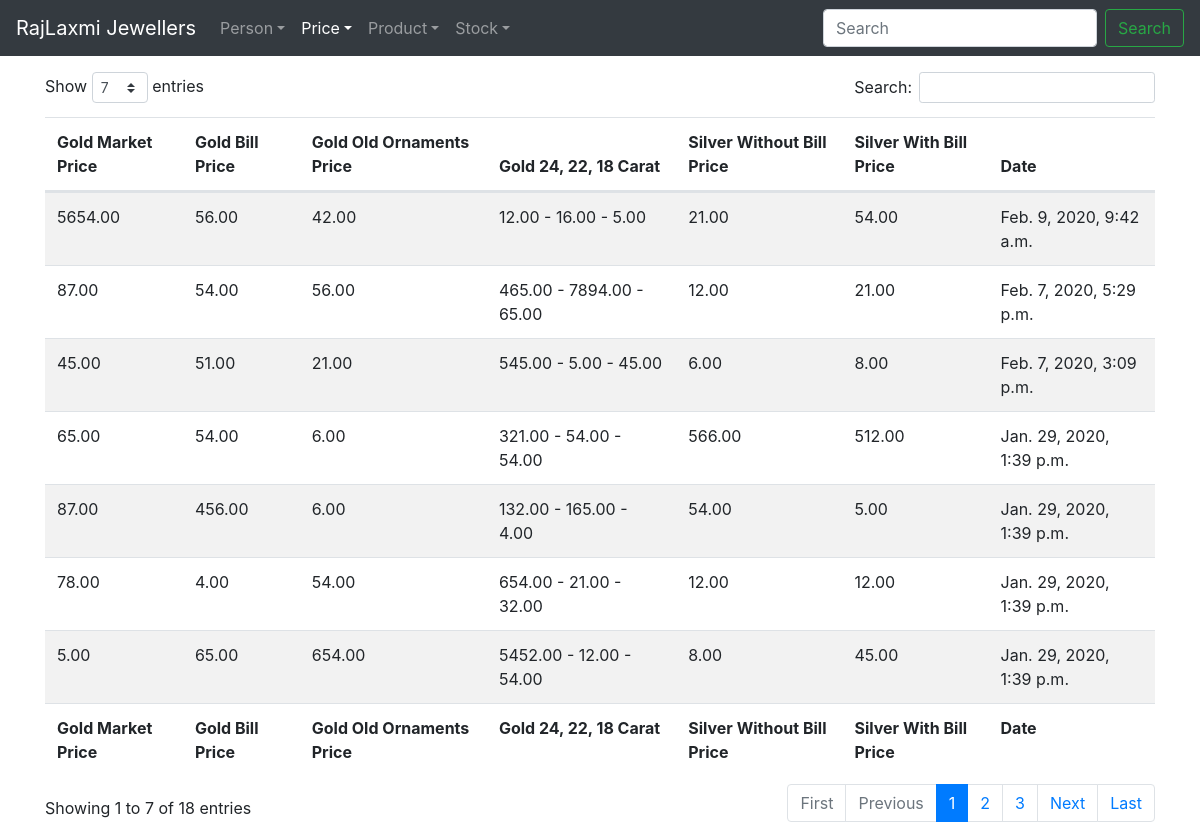
The app's page /price/list/ with its own data.
### price/models.py (models this page shows, shortened)
class Price(models.Model):
	gold_market_price = models.DecimalField(max_digits=21, decimal_places=2)
	gold_bill_price = models.DecimalField(max_digits=21, decimal_places=2)
	gold_old_ornaments_price = models.DecimalField(max_digits=21, decimal_places=2)
	gold_24_carat = models.DecimalField(max_digits=21, decimal_places=2)
	gold_22_carat = models.DecimalField(max_digits=21, decimal_places=2)
	gold_18_carat = models.DecimalField(max_digits=21, decimal_places=2)
	silver_without_bill_price = models.DecimalField(max_digits=21, decimal_places=2)
	silver_with_bill_price = models.DecimalField(null=True, blank=True,
												max_digits=21, decimal_places=2,
												default=0.00)
	date_added = models.DateTimeField(auto_now_add=True)

### price/views.py (the view)
# urls.py: path("list/", ListPriceView.as_view(), name="price-list"),
class ListPriceView(ListView):
	model = Price
	ordering = ["-date_added"]

### price/templates/price/price_list.html (shortened to what this page needs)
{% extends "base.html" %}
{% load static %}
{% block content %}
<table id="price_table" class="table table-hover table-striped" style="width:100%">
	<thead>
		<tr>
			<th>Gold Market Price</th>
			<th>Gold Bill Price</th>
			<th>Gold Old Ornaments Price</th>
			<th>Gold 24, 22, 18 Carat</th>
			<th>Silver Without Bill Price</th>
			<th>Silver With Bill Price</th>
			<th>Date</th>
		</tr>
	</thead>
	<tbody>
		{% for price in object_list %}
			<tr>
				<td>{{ price.gold_market_price }}</td>
				<td>{{ price.gold_bill_price }}</td>
				<td>{{ price.gold_old_ornaments_price }}</td>
				<td>
				{{ price.gold_24_carat }} -
				{{ price.gold_22_carat }} -
				{{ price.gold_18_carat }}
				</td>
				<td>{{ price.silver_without_bill_price }}</td>
				<td>{{ price.silver_with_bill_price }}</td>
				<td>{{ price.date_added }}</td>
			</tr>
		{% endfor %}
	</tbody>
	<tfoot>
		<tr>
			<th>Gold Market Price</th>
			<th>Gold Bill Price</th>
			<th>Gold Old Ornaments Price</th>
			<th>Gold 24, 22, 18 Carat</th>
			<th>Silver Without Bill Price</th>
			<th>Silver With Bill Price</th>
			<th>Date</th>
		</tr>
	</tfoot>
</table>
{% endblock content %}

### records on screen
Price: gold_market_price "5654.00", gold_bill_price "56.00", gold_old_ornaments_price "42.00", gold_24_carat "12.00", gold_22_carat "16.00", gold_18_carat "5.00", silver_without_bill_price "21.00", silver_with_bill_price "54.00", date_added "Feb. 9, 2020, 9:42 a.m."
Price: gold_market_price "87.00", gold_bill_price "54.00", gold_old_ornaments_price "56.00", gold_24_carat "465.00", gold_22_carat "7894.00", gold_18_carat "65.00", silver_without_bill_price "12.00", silver_with_bill_price "21.00", date_added "Feb. 7, 2020, 5:29 p.m."
Price: gold_market_price "45.00", gold_bill_price "51.00", gold_old_ornaments_price "21.00", gold_24_carat "545.00", gold_22_carat "5.00", gold_18_carat "45.00", silver_without_bill_price "6.00", silver_with_bill_price "8.00", date_added "Feb. 7, 2020, 3:09 p.m."
Price: gold_market_price "65.00", gold_bill_price "54.00", gold_old_ornaments_price "6.00", gold_24_carat "321.00", gold_22_carat "54.00", gold_18_carat "54.00", silver_without_bill_price "566.00", silver_with_bill_price "512.00", date_added "Jan. 29, 2020, 1:39 p.m."
Price: gold_market_price "87.00", gold_bill_price "456.00", gold_old_ornaments_price "6.00", gold_24_carat "132.00", gold_22_carat "165.00", gold_18_carat "4.00", silver_without_bill_price "54.00", silver_with_bill_price "5.00", date_added "Jan. 29, 2020, 1:39 p.m."
Price: gold_market_price "78.00", gold_bill_price "4.00", gold_old_ornaments_price "54.00", gold_24_carat "654.00", gold_22_carat "21.00", gold_18_carat "32.00", silver_without_bill_price "12.00", silver_with_bill_price "12.00", date_added "Jan. 29, 2020, 1:39 p.m."
Price: gold_market_price "5.00", gold_bill_price "65.00", gold_old_ornaments_price "654.00", gold_24_carat "5452.00", gold_22_carat "12.00", gold_18_carat "54.00", silver_without_bill_price "8.00", silver_with_bill_price "45.00", date_added "Jan. 29, 2020, 1:39 p.m."
